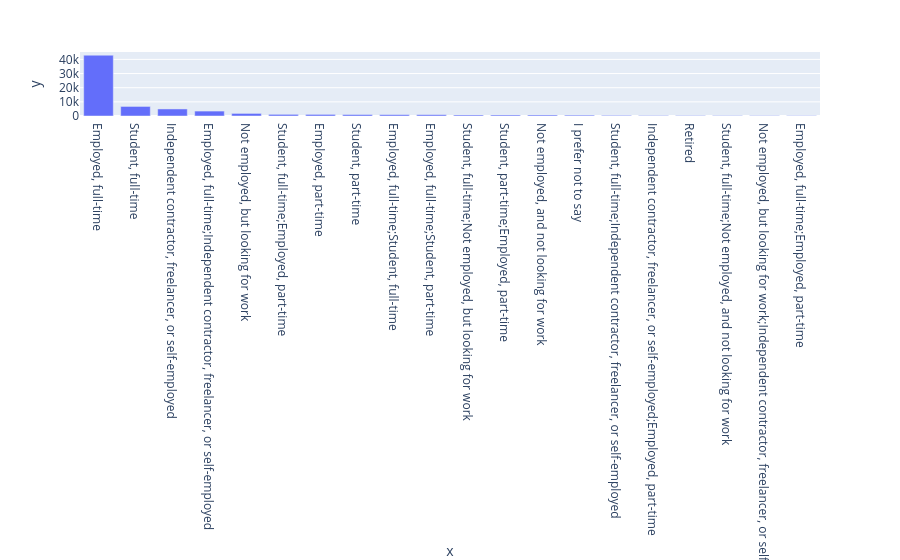
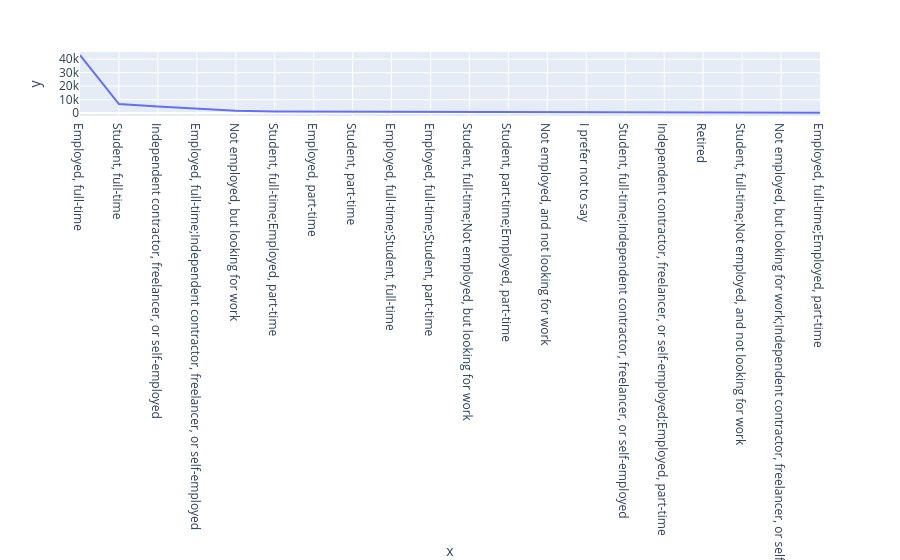
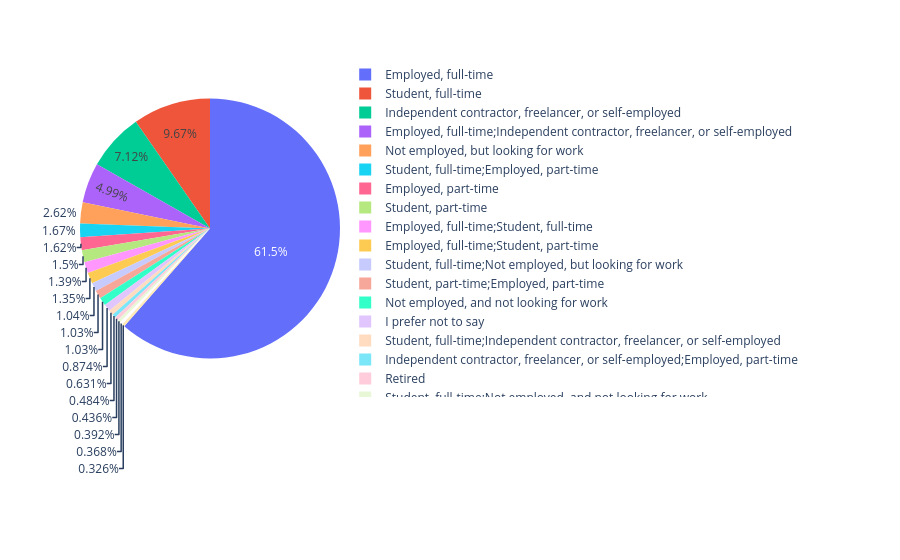

The notebook cell these images were saved under, in order:
### Code cell
plot_bar_chart(df,"Employment")
plot_line_chart(df,"Employment")
plot_pie_chart(df,"Employment")

### Figure 1 — Plotly figure (JSON) as saved in the notebook; plotly's stock layout.template omitted (floating-point values rounded to 4 significant figures)
{"data": [{"hovertemplate": "x=%{x}<br>y=%{y}<extra></extra>", "legendgroup": "", "marker": {"color": "#636efa", "pattern": {"shape": ""}}, "name": "", "orientation": "v", "showlegend": false, "textposition": "auto", "type": "bar", "x": ["Employed, full-time", "Student, full-time", "Independent contractor, freelancer, or self-employed", "Employed, full-time;Independent contractor, freelancer, or self-employed", "Not employed, but looking for work", "Student, full-time;Employed, part-time", "Employed, part-time", "Student, part-time", "Employed, full-time;Student, full-time", "Employed, full-time;Student, part-time", "Student, full-time;Not employed, but looking for work", "Student, part-time;Employed, part-time", "Not employed, and not looking for work", "I prefer not to say", "Student, full-time;Independent contractor, freelancer, or self-employed", "Independent contractor, freelancer, or self-employed;Employed, part-time", "Retired", "Student, full-time;Not employed, and not looking for work", "Not employed, but looking for work;Independent contractor, freelancer, or self-employed", "Employed, full-time;Employed, part-time"], "xaxis": "x", "y": [42962, 6756, 4978, 3486, 1831, 1168, 1132, 1045, 972, 946, 729, 721, 717, 611, 441, 338, 305, 274, 257, 228], "yaxis": "y"}], "layout": {"barmode": "relative", "legend": {"tracegroupgap": 0}, "margin": {"t": 60}, "xaxis": {"anchor": "y", "domain": [0, 1], "title": {"text": "x"}}, "yaxis": {"anchor": "x", "domain": [0, 1], "title": {"text": "y"}}}}

### Figure 2 — Plotly figure (JSON) as saved in the notebook; plotly's stock layout.template omitted (floating-point values rounded to 4 significant figures)
{"data": [{"hovertemplate": "x=%{x}<br>y=%{y}<extra></extra>", "legendgroup": "", "line": {"color": "#636efa", "dash": "solid"}, "marker": {"symbol": "circle"}, "mode": "lines", "name": "", "orientation": "v", "showlegend": false, "type": "scatter", "x": ["Employed, full-time", "Student, full-time", "Independent contractor, freelancer, or self-employed", "Employed, full-time;Independent contractor, freelancer, or self-employed", "Not employed, but looking for work", "Student, full-time;Employed, part-time", "Employed, part-time", "Student, part-time", "Employed, full-time;Student, full-time", "Employed, full-time;Student, part-time", "Student, full-time;Not employed, but looking for work", "Student, part-time;Employed, part-time", "Not employed, and not looking for work", "I prefer not to say", "Student, full-time;Independent contractor, freelancer, or self-employed", "Independent contractor, freelancer, or self-employed;Employed, part-time", "Retired", "Student, full-time;Not employed, and not looking for work", "Not employed, but looking for work;Independent contractor, freelancer, or self-employed", "Employed, full-time;Employed, part-time"], "xaxis": "x", "y": [42962, 6756, 4978, 3486, 1831, 1168, 1132, 1045, 972, 946, 729, 721, 717, 611, 441, 338, 305, 274, 257, 228], "yaxis": "y"}], "layout": {"legend": {"tracegroupgap": 0}, "margin": {"t": 60}, "xaxis": {"anchor": "y", "domain": [0, 1], "title": {"text": "x"}}, "yaxis": {"anchor": "x", "domain": [0, 1], "title": {"text": "y"}}}}

### Figure 3 — Plotly figure (JSON) as saved in the notebook; plotly's stock layout.template omitted (floating-point values rounded to 4 significant figures)
{"data": [{"domain": {"x": [0, 1], "y": [0, 1]}, "hovertemplate": "label=%{label}<br>value=%{value}<extra></extra>", "labels": ["Employed, full-time", "Student, full-time", "Independent contractor, freelancer, or self-employed", "Employed, full-time;Independent contractor, freelancer, or self-employed", "Not employed, but looking for work", "Student, full-time;Employed, part-time", "Employed, part-time", "Student, part-time", "Employed, full-time;Student, full-time", "Employed, full-time;Student, part-time", "Student, full-time;Not employed, but looking for work", "Student, part-time;Employed, part-time", "Not employed, and not looking for work", "I prefer not to say", "Student, full-time;Independent contractor, freelancer, or self-employed", "Independent contractor, freelancer, or self-employed;Employed, part-time", "Retired", "Student, full-time;Not employed, and not looking for work", "Not employed, but looking for work;Independent contractor, freelancer, or self-employed", "Employed, full-time;Employed, part-time"], "legendgroup": "", "name": "", "showlegend": true, "type": "pie", "values": [42962, 6756, 4978, 3486, 1831, 1168, 1132, 1045, 972, 946, 729, 721, 717, 611, 441, 338, 305, 274, 257, 228]}], "layout": {"legend": {"tracegroupgap": 0}, "margin": {"t": 60}}}
